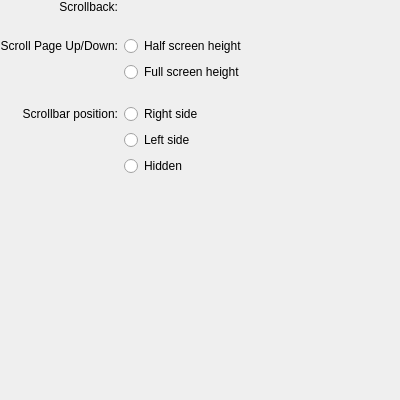
<?xml version="1.0" encoding="UTF-8"?>
<ui version="4.0">
 <class>EditProfileScrollingPage</class>
 <widget class="QWidget" name="EditProfileScrollingPage">
  <property name="geometry">
   <rect>
    <x>0</x>
    <y>0</y>
    <width>400</width>
    <height>400</height>
   </rect>
  </property>
  <layout class="QVBoxLayout" name="verticalLayout">
   <property name="spacing">
    <number>0</number>
   </property>
   <property name="leftMargin">
    <number>0</number>
   </property>
   <property name="topMargin">
    <number>0</number>
   </property>
   <property name="rightMargin">
    <number>0</number>
   </property>
   <property name="bottomMargin">
    <number>0</number>
   </property>
   <item>
    <layout class="QGridLayout">
     <property name="spacing">
      <number>6</number>
     </property>
     <item row="0" column="0" alignment="Qt::AlignRight|Qt::AlignTop">
      <widget class="QLabel" name="historySizeLabel">
       <property name="sizePolicy">
        <sizepolicy hsizetype="Fixed" vsizetype="Fixed">
         <horstretch>0</horstretch>
         <verstretch>0</verstretch>
        </sizepolicy>
       </property>
       <property name="text">
        <string>Scrollback:</string>
       </property>
       <property name="alignment">
        <set>Qt::AlignRight|Qt::AlignTrailing|Qt::AlignVCenter</set>
       </property>
      </widget>
     </item>
     <item row="0" column="1">
      <widget class="terminal::HistorySizeWidget" name="historySizeWidget" native="true">
       <property name="sizePolicy">
        <sizepolicy hsizetype="Expanding" vsizetype="Preferred">
         <horstretch>0</horstretch>
         <verstretch>0</verstretch>
        </sizepolicy>
       </property>
      </widget>
     </item>
     <item row="1" column="1">
      <spacer>
       <property name="orientation">
        <enum>Qt::Vertical</enum>
       </property>
       <property name="sizeType">
        <enum>QSizePolicy::Fixed</enum>
       </property>
       <property name="sizeHint" stdset="0">
        <size>
         <width>20</width>
         <height>16</height>
        </size>
       </property>
      </spacer>
     </item>
     <item row="2" column="0" alignment="Qt::AlignRight">
      <widget class="QLabel" name="label_2">
       <property name="sizePolicy">
        <sizepolicy hsizetype="Fixed" vsizetype="Preferred">
         <horstretch>0</horstretch>
         <verstretch>0</verstretch>
        </sizepolicy>
       </property>
       <property name="text">
        <string>Scroll Page Up/Down:</string>
       </property>
       <property name="alignment">
        <set>Qt::AlignRight|Qt::AlignTrailing|Qt::AlignVCenter</set>
       </property>
      </widget>
     </item>
     <item row="2" column="1">
      <widget class="QRadioButton" name="scrollHalfPage">
       <property name="sizePolicy">
        <sizepolicy hsizetype="Preferred" vsizetype="Fixed">
         <horstretch>0</horstretch>
         <verstretch>0</verstretch>
        </sizepolicy>
       </property>
       <property name="toolTip">
        <string>Scroll the page the half height of window</string>
       </property>
       <property name="text">
        <string>Half screen height</string>
       </property>
       <attribute name="buttonGroup">
        <string notr="true">scrollAmount</string>
       </attribute>
      </widget>
     </item>
     <item row="3" column="1">
      <widget class="QRadioButton" name="scrollFullPage">
       <property name="toolTip">
        <string>Scroll the page the full height of window</string>
       </property>
       <property name="text">
        <string>Full screen height</string>
       </property>
       <attribute name="buttonGroup">
        <string notr="true">scrollAmount</string>
       </attribute>
      </widget>
     </item>
     <item row="4" column="1">
      <spacer>
       <property name="orientation">
        <enum>Qt::Vertical</enum>
       </property>
       <property name="sizeType">
        <enum>QSizePolicy::Fixed</enum>
       </property>
       <property name="sizeHint" stdset="0">
        <size>
         <width>20</width>
         <height>16</height>
        </size>
       </property>
      </spacer>
     </item>
     <item row="5" column="0" alignment="Qt::AlignRight|Qt::AlignVCenter">
      <widget class="QLabel" name="label">
       <property name="sizePolicy">
        <sizepolicy hsizetype="Fixed" vsizetype="Preferred">
         <horstretch>0</horstretch>
         <verstretch>0</verstretch>
        </sizepolicy>
       </property>
       <property name="text">
        <string>Scrollbar position:</string>
       </property>
       <property name="alignment">
        <set>Qt::AlignRight|Qt::AlignTrailing|Qt::AlignVCenter</set>
       </property>
      </widget>
     </item>
     <item row="5" column="1">
      <widget class="QRadioButton" name="scrollBarRightButton">
       <property name="toolTip">
        <string>Show the scroll bar on the right side of the terminal window</string>
       </property>
       <property name="text">
        <string comment="@option:radio Show scrollbar on the right side">Right side</string>
       </property>
       <attribute name="buttonGroup">
        <string notr="true">scrollBarPosition</string>
       </attribute>
      </widget>
     </item>
     <item row="6" column="1">
      <widget class="QRadioButton" name="scrollBarLeftButton">
       <property name="toolTip">
        <string>Show the scroll bar on the left side of the terminal window</string>
       </property>
       <property name="text">
        <string comment="@option:radio Show scrollbar on the left side">Left side</string>
       </property>
       <attribute name="buttonGroup">
        <string notr="true">scrollBarPosition</string>
       </attribute>
      </widget>
     </item>
     <item row="7" column="1">
      <widget class="QRadioButton" name="scrollBarHiddenButton">
       <property name="text">
        <string comment="@option:radio Hide the scroll bar">Hidden</string>
       </property>
       <attribute name="buttonGroup">
        <string notr="true">scrollBarPosition</string>
       </attribute>
      </widget>
     </item>
    </layout>
   </item>
   <item>
    <spacer>
     <property name="orientation">
      <enum>Qt::Vertical</enum>
     </property>
     <property name="sizeHint" stdset="0">
      <size>
       <width>20</width>
       <height>0</height>
      </size>
     </property>
    </spacer>
   </item>
  </layout>
 </widget>
 <customwidgets>
  <customwidget>
   <class>terminal::HistorySizeWidget</class>
   <extends>QWidget</extends>
   <header>HistorySizeWidget.h</header>
  </customwidget>
 </customwidgets>
 <resources/>
 <connections/>
 <buttongroups>
  <buttongroup name="scrollBarPosition"/>
  <buttongroup name="scrollAmount"/>
 </buttongroups>
</ui>
